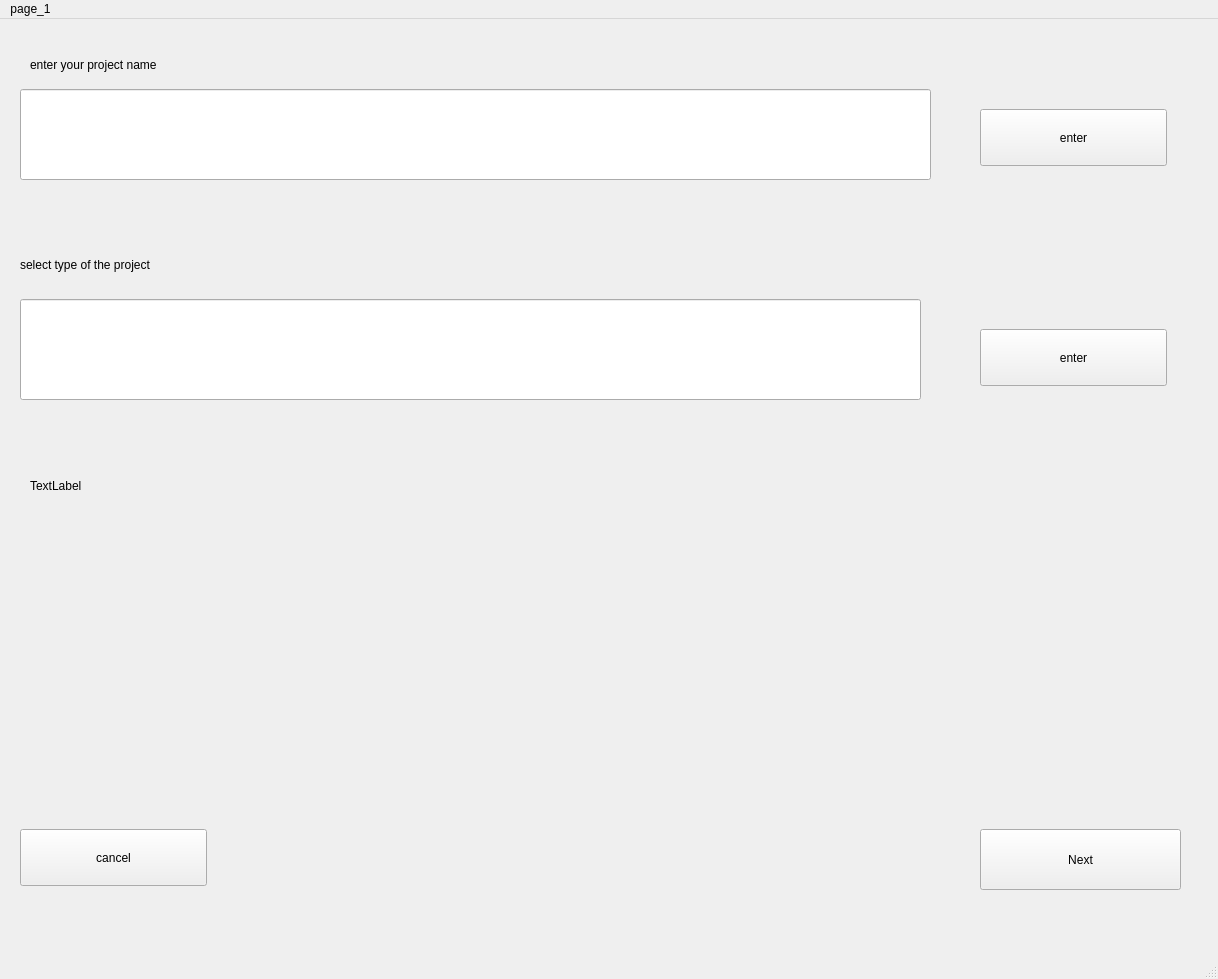
<?xml version="1.0" encoding="UTF-8"?>
<ui version="4.0">
 <class>MainWindow</class>
 <widget class="QMainWindow" name="MainWindow">
  <property name="geometry">
   <rect>
    <x>0</x>
    <y>0</y>
    <width>1218</width>
    <height>979</height>
   </rect>
  </property>
  <property name="windowTitle">
   <string>MainWindow</string>
  </property>
  <widget class="QWidget" name="centralwidget">
   <widget class="QPushButton" name="nextButton">
    <property name="geometry">
     <rect>
      <x>980</x>
      <y>810</y>
      <width>201</width>
      <height>61</height>
     </rect>
    </property>
    <property name="text">
     <string>Next</string>
    </property>
   </widget>
   <widget class="QPushButton" name="pushButton_2">
    <property name="enabled">
     <bool>true</bool>
    </property>
    <property name="geometry">
     <rect>
      <x>20</x>
      <y>810</y>
      <width>187</width>
      <height>57</height>
     </rect>
    </property>
    <property name="text">
     <string>cancel</string>
    </property>
   </widget>
   <widget class="QLineEdit" name="lineEditProjectname">
    <property name="enabled">
     <bool>true</bool>
    </property>
    <property name="geometry">
     <rect>
      <x>20</x>
      <y>70</y>
      <width>911</width>
      <height>91</height>
     </rect>
    </property>
   </widget>
   <widget class="QLabel" name="label">
    <property name="geometry">
     <rect>
      <x>30</x>
      <y>20</y>
      <width>391</width>
      <height>51</height>
     </rect>
    </property>
    <property name="text">
     <string>enter your project name</string>
    </property>
   </widget>
   <widget class="QPushButton" name="enterPNButton">
    <property name="geometry">
     <rect>
      <x>980</x>
      <y>90</y>
      <width>187</width>
      <height>57</height>
     </rect>
    </property>
    <property name="text">
     <string>enter</string>
    </property>
   </widget>
   <widget class="QLabel" name="label_2">
    <property name="geometry">
     <rect>
      <x>20</x>
      <y>220</y>
      <width>391</width>
      <height>51</height>
     </rect>
    </property>
    <property name="text">
     <string>select type of the project</string>
    </property>
   </widget>
   <widget class="QLineEdit" name="lineEdit">
    <property name="geometry">
     <rect>
      <x>20</x>
      <y>280</y>
      <width>901</width>
      <height>101</height>
     </rect>
    </property>
   </widget>
   <widget class="QPushButton" name="enterSP">
    <property name="geometry">
     <rect>
      <x>980</x>
      <y>310</y>
      <width>187</width>
      <height>57</height>
     </rect>
    </property>
    <property name="text">
     <string>enter</string>
    </property>
   </widget>
   <widget class="QLabel" name="label_3">
    <property name="geometry">
     <rect>
      <x>30</x>
      <y>450</y>
      <width>114</width>
      <height>33</height>
     </rect>
    </property>
    <property name="text">
     <string>TextLabel</string>
    </property>
   </widget>
   <zorder>nextButton</zorder>
   <zorder>pushButton_2</zorder>
   <zorder>label</zorder>
   <zorder>lineEditProjectname</zorder>
   <zorder>enterPNButton</zorder>
   <zorder>label_2</zorder>
   <zorder>lineEdit</zorder>
   <zorder>enterSP</zorder>
   <zorder>label_3</zorder>
  </widget>
  <widget class="QMenuBar" name="menubar">
   <property name="geometry">
    <rect>
     <x>0</x>
     <y>0</y>
     <width>1218</width>
     <height>47</height>
    </rect>
   </property>
   <widget class="QMenu" name="menupage_1">
    <property name="title">
     <string>page_1</string>
    </property>
   </widget>
   <addaction name="menupage_1"/>
  </widget>
  <widget class="QStatusBar" name="statusbar"/>
 </widget>
 <resources/>
 <connections/>
</ui>
